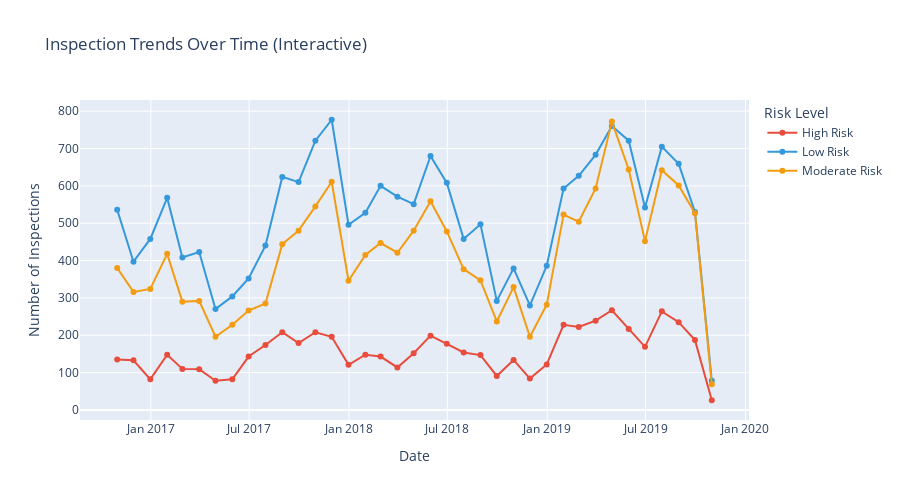

Notebook cell for this chart:
### Markdown cell above
### 6.3 Interactive Time Series

### Code cell
# Create interactive line chart with Plotly
fig = px.line(
    risk_trend,
    x='inspection_date',
    y='count',
    color='risk_category',
    title='Inspection Trends Over Time (Interactive)',
    labels={'inspection_date': 'Date', 
            'count': 'Number of Inspections', 
            'risk_category': 'Risk Level'},
    color_discrete_map={'High Risk': '#e74c3c', 
                         'Moderate Risk': '#f39c12', 
                         'Low Risk': '#3498db'},
    markers=True
)

fig.update_layout(
    hovermode='x unified',
    font=dict(size=12),
    height=500
)

fig.show()
